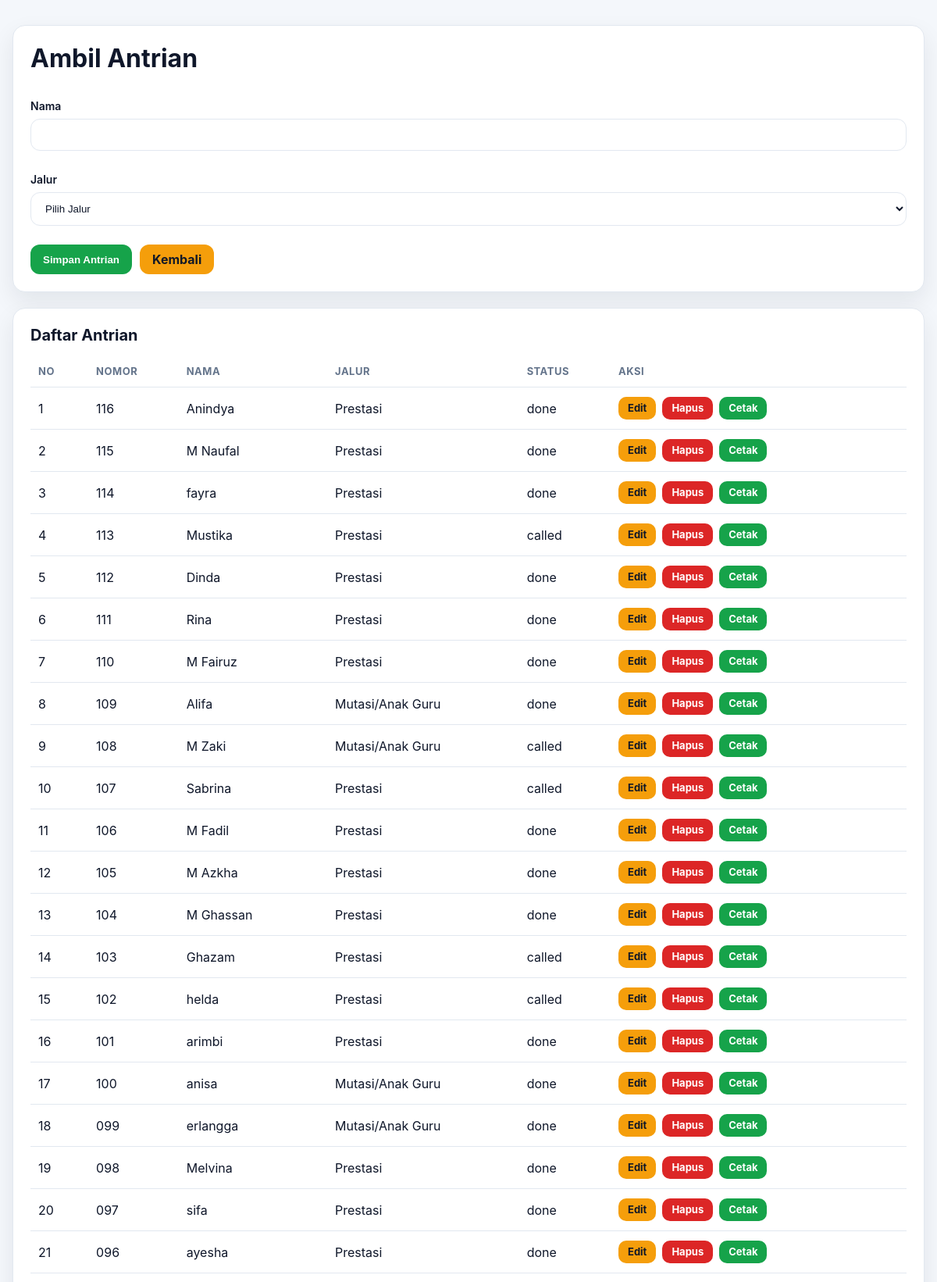
The page /public/ambil_antrian.php (upper part) on the database its author committed.
### tables this page shows
CREATE TABLE `antrian` (
  `id` int(10) UNSIGNED NOT NULL,
  `nomor_antrian` varchar(10) NOT NULL,
  `nama` varchar(100) NOT NULL,
  `jalur` varchar(50) NOT NULL,
  `status_antrian` enum('waiting','called','done') NOT NULL DEFAULT 'waiting',
  `current_loket` int(11) DEFAULT NULL,
  `created_at` timestamp NOT NULL DEFAULT current_timestamp(),
  `updated_at` timestamp NOT NULL DEFAULT current_timestamp() ON UPDATE current_timestamp()
);

### public/ambil_antrian.php (the view, shortened to what this page needs)
<?php
$db = new Database();
$conn = $db->getConnection();
$stmt = $conn->query("SELECT * FROM antrian ORDER BY id DESC");
$antrianList = $stmt->fetchAll(PDO::FETCH_ASSOC);
?>
<!DOCTYPE html>
<html lang="id">
<head>
    <link rel="stylesheet" href="../assets/css/style.css">
</head>
<body class="public-page">
    <div class="container">
        <div class="card">
            <h1>Ambil Antrian</h1>
            <form method="post">
                <div class="form-grid">
                    <div class="full">
                        <label>Nama</label>
                        <input type="text" name="nama" required>
                    </div>
                    <div class="full">
                        <label>Jalur</label>
                        <select name="jalur" required>
                            <option value="">Pilih Jalur</option>
                        </select>
                    </div>
                    <div class="full form-actions">
                        <button type="submit" class="btn btn-save">Simpan Antrian</button>
                        <a href="http://localhost/antrean_daptar_ulang/" class="btn btn-warning">Kembali</a>
                    </div>
                </div>
            </form>
        </div>
        <div class="card">
            <h2>Daftar Antrian</h2>
            <?php if (!empty($antrianList)): ?>
                <div class="table-wrap">
                    <table class="queue-list">
                        <thead>
                            <tr>
                                <th>No</th>
                                <th>Nomor</th>
                                <th>Nama</th>
                                <th>Jalur</th>
                                <th>Status</th>
                                <th>Aksi</th>
                            </tr>
                        </thead>
                        <tbody>
                            <?php $no = 1; foreach ($antrianList as $row): ?>
                                <tr>
                                    <td><?php echo $no++; ?></td>
                                    <td><?php echo htmlspecialchars($row['nomor_antrian']); ?></td>
                                    <td><?php echo htmlspecialchars($row['nama']); ?></td>
                                    <td><?php echo htmlspecialchars($row['jalur']); ?></td>
                                    <td><?php echo htmlspecialchars($row['status_antrian']); ?></td>
                                    <td>
                                        <div class="action-group">
                                            <a class="btn btn-warning" href="edit_antrian.php?id=<?php echo (int)$row['id']; ?>">Edit</a>
                                            <a class="btn btn-danger" href="hapus_antrian.php?id=<?php echo (int)$row['id']; ?>" onclick="return confirm('Hapus antrian ini?')">Hapus</a>
                                            <a class="btn btn-save" href="cetak_antrian.php?id=<?php echo (int)$row['id']; ?>" target="_blank">Cetak</a>
                                        </div>
                                    </td>
                                </tr>
                            <?php endforeach; ?>
                        </tbody>
                    </table>
                </div>
            <?php else: ?>
                <p class="muted">Belum ada data antrian.</p>
            <?php endif; ?>
        </div>
    </div>
</body>
</html>

### assets/css/style.css (style rules this page uses)
:root { --bg: #f4f7fb; --card: #ffffff; --text: #0f172a; --muted: #64748b; --border: #e2e8f0; --primary: #2563eb; --primary-dark: #1d4ed8; --success: #16a34a; --warning: #f59e0b; --danger: #dc2626; --shadow: 0 12px 30px rgba(15, 23, 42, 0.08); --radius: 16px; }
* { box-sizing: border-box; }
html, body { margin: 0; padding: 0; background: var(--bg); color: var(--text); font-family: Inter, system-ui, -apple-system, BlinkMacSystemFont, "Segoe UI", sans-serif; }
a { color: inherit; text-decoration: none; }
.container { width: min(1180px, calc(100% - 32px)); margin: 24px auto; }
.card { background: var(--card); border: 1px solid var(--border); border-radius: var(--radius); box-shadow: var(--shadow); padding: 22px; margin-bottom: 20px; }
h1, h2, h3 { margin-top: 0; }
h2 { font-size: 20px; margin-bottom: 14px; }
label { display: block; margin: 12px 0 8px; font-weight: 600; font-size: 14px; }
input[type="text"], input[type="password"], select, textarea { width: 100%; padding: 12px 14px; border: 1px solid var(--border); border-radius: 12px; background: #fff; color: var(--text); outline: none; transition: border-color .15s ease, box-shadow .15s ease; }
.btn { display: inline-flex; align-items: center; justify-content: center; gap: 8px; padding: 11px 16px; border: 0; border-radius: 12px; font-weight: 700; cursor: pointer; transition: transform .15s ease, opacity .15s ease, background .15s ease; line-height: 1; white-space: nowrap; }
.btn-save { background: var(--success); color: #fff; }
.btn-warning { background: var(--warning); color: #111827; }
.btn-danger { background: var(--danger); color: #fff; }
.form-grid { display: grid; grid-template-columns: repeat(2, minmax(0, 1fr)); gap: 16px; }
.form-grid .full { grid-column: 1 / -1; }
.form-actions { display: flex; gap: 10px; flex-wrap: wrap; margin-top: 8px; }
.action-group { display: flex; gap: 8px; flex-wrap: wrap; align-items: center; }
.action-group .btn { padding: 8px 12px; font-size: 13px; border-radius: 10px; }
.table-wrap { overflow-x: auto; }
.queue-list { width: 100%; border-collapse: collapse; min-width: 760px; }
.queue-list th, .queue-list td { padding: 12px 10px; border-bottom: 1px solid var(--border); text-align: left; vertical-align: middle; }
.queue-list thead th { font-size: 13px; color: var(--muted); text-transform: uppercase; letter-spacing: .04em; }
.queue-list td:last-child { min-width: 240px; }
.public-page .container, .dashboard-page .container { padding-top: 8px; }

### rows shown on the page
antrian: nomor_antrian "116", nama "Anindya", jalur "Prestasi", status_antrian "done"
antrian: nomor_antrian "115", nama "M Naufal", jalur "Prestasi", status_antrian "done"
antrian: nomor_antrian "114", nama "fayra", jalur "Prestasi", status_antrian "done"
antrian: nomor_antrian "113", nama "Mustika", jalur "Prestasi", status_antrian "called"
antrian: nomor_antrian "112", nama "Dinda", jalur "Prestasi", status_antrian "done"
antrian: nomor_antrian "111", nama "Rina", jalur "Prestasi", status_antrian "done"
antrian: nomor_antrian "110", nama "M Fairuz", jalur "Prestasi", status_antrian "done"
antrian: nomor_antrian "109", nama "Alifa", jalur "Mutasi/Anak Guru", status_antrian "done"
antrian: nomor_antrian "108", nama "M Zaki", jalur "Mutasi/Anak Guru", status_antrian "called"
antrian: nomor_antrian "107", nama "Sabrina", jalur "Prestasi", status_antrian "called"
antrian: nomor_antrian "106", nama "M Fadil", jalur "Prestasi", status_antrian "done"
antrian: nomor_antrian "105", nama "M Azkha", jalur "Prestasi", status_antrian "done"
antrian: nomor_antrian "104", nama "M Ghassan", jalur "Prestasi", status_antrian "done"
antrian: nomor_antrian "103", nama "Ghazam", jalur "Prestasi", status_antrian "called"
antrian: nomor_antrian "102", nama "helda", jalur "Prestasi", status_antrian "called"
antrian: nomor_antrian "101", nama "arimbi", jalur "Prestasi", status_antrian "done"
antrian: nomor_antrian "100", nama "anisa", jalur "Mutasi/Anak Guru", status_antrian "done"
antrian: nomor_antrian "099", nama "erlangga", jalur "Mutasi/Anak Guru", status_antrian "done"
antrian: nomor_antrian "098", nama "Melvina", jalur "Prestasi", status_antrian "done"
antrian: nomor_antrian "097", nama "sifa", jalur "Prestasi", status_antrian "done"
antrian: nomor_antrian "096", nama "ayesha", jalur "Prestasi", status_antrian "done"
